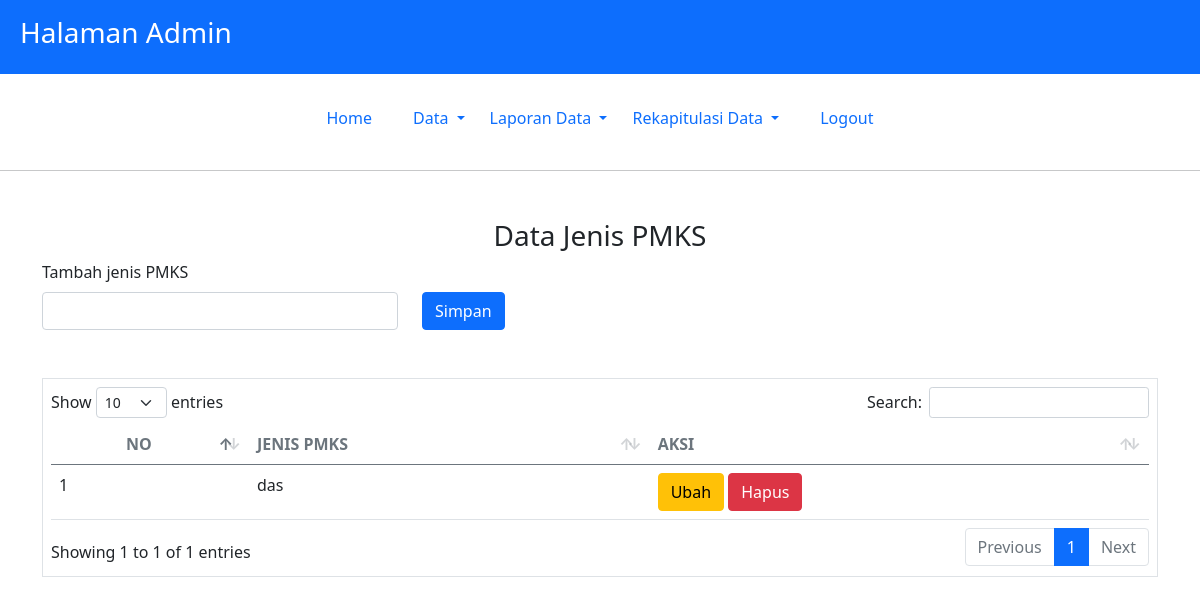
/admin/hal.php?p=jenis_data (signed in), run on an earlier commit of the app's database.
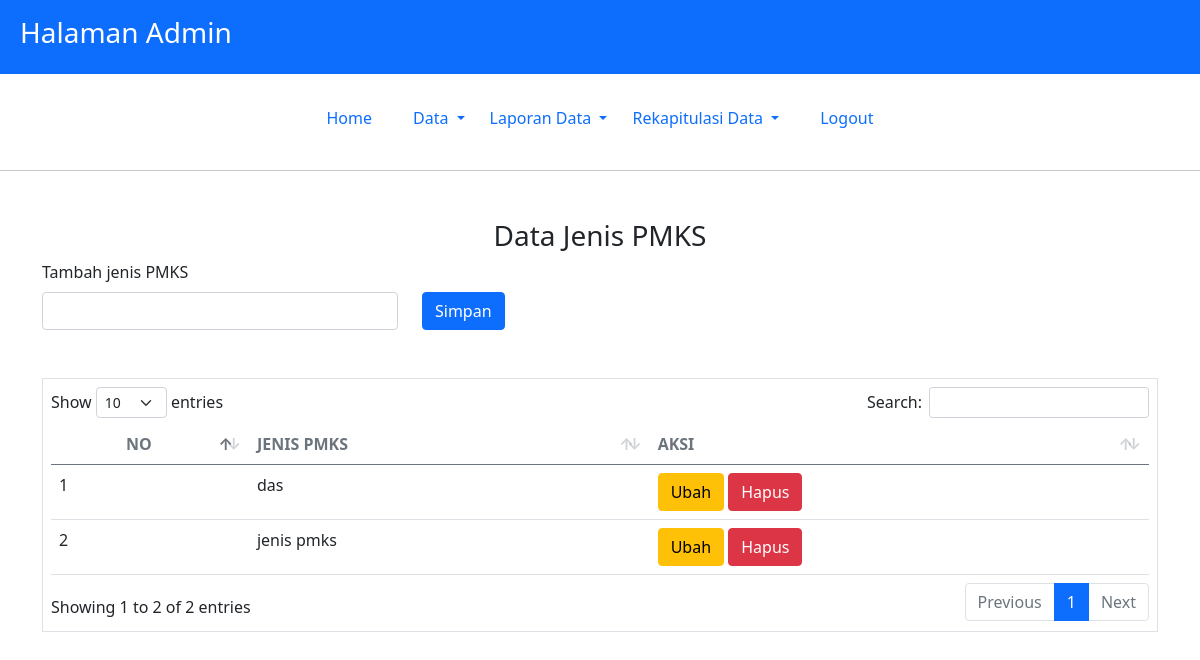
And on a later commit of the database.
### tables this page shows
CREATE TABLE IF NOT EXISTS `jns_pmks` (
`id_jns_pmks` int(11) NOT NULL,
  `jns_pmks` varchar(40) NOT NULL
);

### admin/mod_jenis/jenis_data.php (the view, shortened to what this page needs)
<h3 class="text-center" style="text-transform: capitalize;">data jenis PMKS</h3>
<div class="row">
    <label for="username" class="form-label">Tambah jenis PMKS</label>
    <div class="col-md-4">
        <form action="?p=jenis_proses" method="POST">
            <input type="text" name="jns_pmks" class="form-control" id="username" aria-describedby="emailHelp" required>
    </div>
    <div class="col-md-2">
        <button type="submit" name="add" class="btn btn-primary">Simpan</button>
    </div>
</div>
<br>
<br>
<div class="border p-2">
    <table class="table align-items-center mb-0 display" id="table_id">
        <thead>
            <tr>
                <th class="text-center text-uppercase text-secondary text-xxs font-weight-bolder opacity-7">No</th>
                <th class="text-uppercase text-secondary text-xxs font-weight-bolder opacity-7">jenis PMKS</th>
                <th class="text-uppercase text-secondary text-xxs font-weight-bolder opacity-7">Aksi</th>
            </tr>
        </thead>
        <tbody>
            <?php
            $no = 1;
            $query = mysqli_query($conn, "SELECT * FROM jns_pmks");
            while ($data = mysqli_fetch_assoc($query)) {
            ?><tr>
                    <td>
                        <?= $no++ ?>
                    </td>
                    <td>
                        <?= $data['jns_pmks'] ?>
                    </td>
                    <td>
                        <a href="?p=jenis_edit&id=<?= $data['id_jns_pmks'] ?>" class="btn btn-warning">Ubah</a>
                        <a href="?p=jenis_proses&id=<?= $data['id_jns_pmks'] ?>" onclick="return confirm('anda yakin ingin menghapus data?')" class="btn btn-danger">Hapus</a>
                    </td>
                </tr>
            <?php }; ?>
        </tbody>
    </table>
</div>

What changed in the data, as far as the page shows it:
added jns_pmks: jns_pmks "jenis pmks"
Also different on the page:
text written by a page script: "Show entries Search: Showing 1 to 1 of 1 entries Previous 1 Next" → "Show entries Search: Showing 1 to 2 of 2 entries Previous 1 Next"
